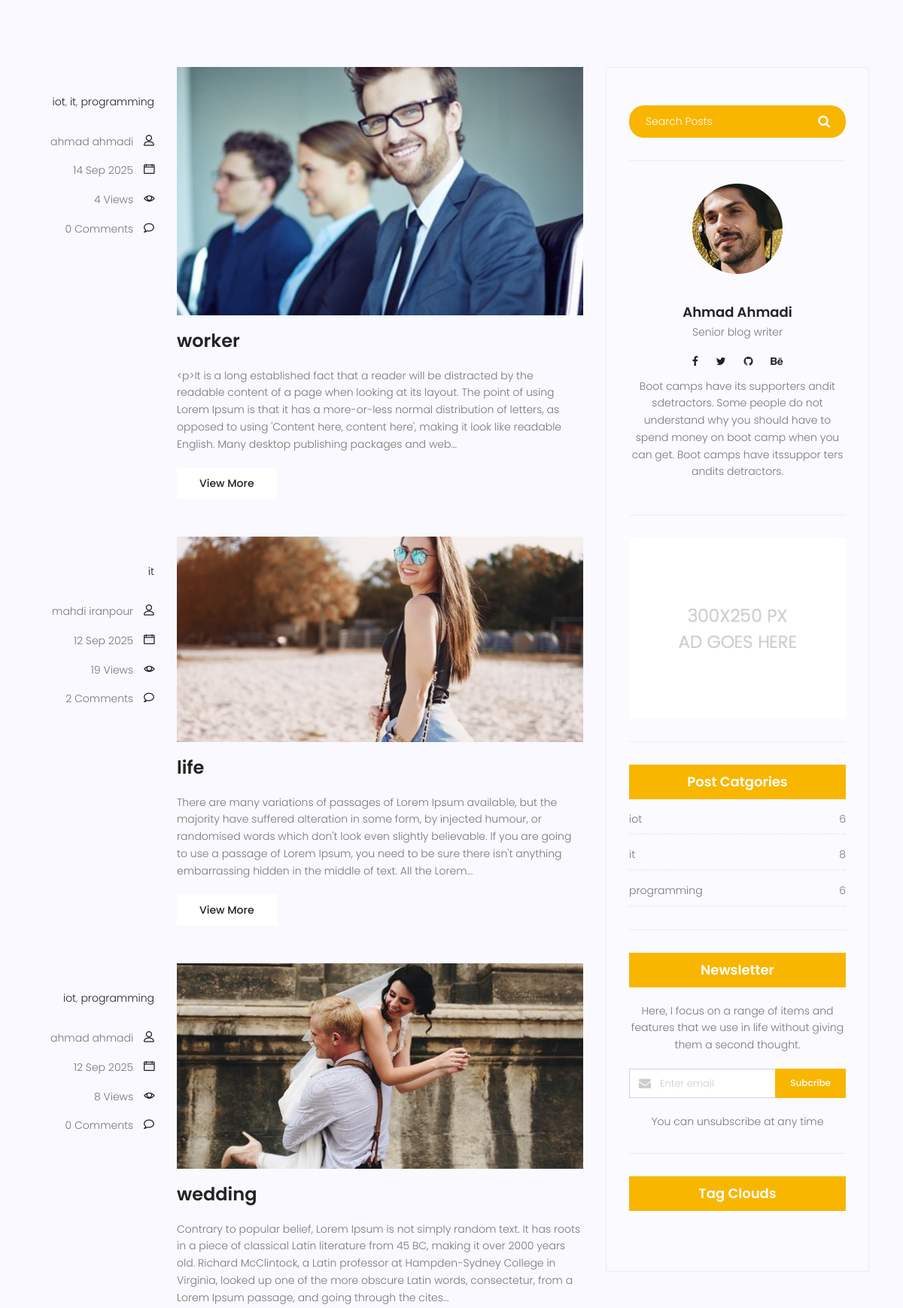
The page /blog/ (middle part) on the database as committed earlier.
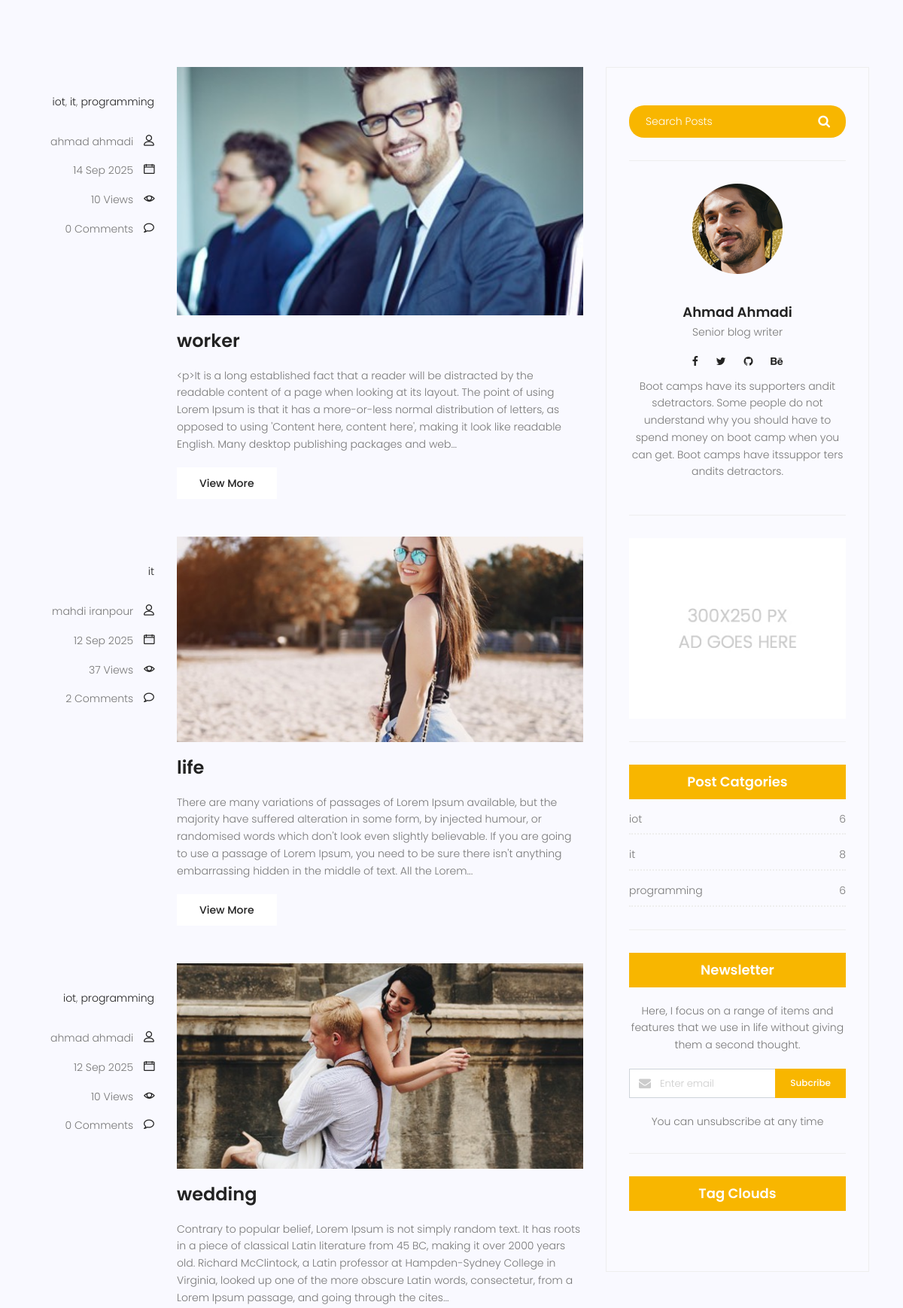
The same page on the database as committed later.
### blog/models.py (models this page shows, shortened)
class Category(models.Model):
        name = models.CharField(max_length=255)
        def __str__(self):
            return self.name

class Post(models.Model):
    image = models.ImageField(upload_to='blog/',default='blog/default.jpg')
    author = models.ForeignKey(User, on_delete=models.SET_NULL, null=True)
    title = models.CharField(max_length=255)
    content = models.TextField()
    tags = TaggableManager()
    category = models.ManyToManyField(Category)
    counted_views = models.IntegerField(default=0)
    status = models.BooleanField(default=False)
    published_date = models.DateTimeField(null=True)
    login_require = models.BooleanField(default=False)
    created_date = models.DateTimeField(auto_now_add=True)
    updated_date = models.DateTimeField(auto_now=True)
    class Meta:
        ordering = ['-created_date']

### blog/views.py (the view)
# urls.py: path('', blog_view, name='index'),
def blog_view(request, **kwargs):
    posts = Post.objects.filter(published_date__lte=timezone.now(), status=1).order_by('-published_date')
    if kwargs.get('cat_name') != None:
        posts = posts.filter(category__name=kwargs['cat_name'])
    if kwargs.get('author_username') != None:
        posts = posts.filter(author__username=kwargs['author_username'])
    if kwargs.get('tag_name') != None:
        posts = posts.filter(tags__name__in=[kwargs['tag_name']])
    posts = Paginator(posts, 3)
    try:
        page_number = request.GET.get('page')
        posts = posts.get_page(page_number)
    except PageNotAnInteger:
        posts = posts.get_page(1)
    except EmptyPage:
        posts = posts.get_page(1)
    context = {
        'posts': posts
    }
    return render(request, 'blog/blog-home.html', context)

### blog/templatetags/blog_tags.py (called while the page is built)
@register.simple_tag(name='comments_count')
def comments_count(pid):
    return Comment.objects.filter(post=pid, approved=True).count()

@register.inclusion_tag('blog/blog-post-categories.html')
def postcategories():
    posts = Post.objects.filter(status=1)
    categories = Category.objects.all()
    cat_dict = {}
    for name in categories:
        cat_dict[name] = posts.filter(category=name).count()
    return {'categories': cat_dict}

### blog/templatetags/excerpt_tags.py (called while the page is built)
@register.filter(name='excerpt')
def excerpt(value, num_words=30):
    if not isinstance(value, str):
        value = str(value)
    words = value.split()
    if len(words) <= num_words:
        return value
    return " ".join(words[:num_words]) + "..."

### templates/blog/blog-home.html (shortened to what this page needs)
{% extends 'base.html' %} {% load static %} {% load blog_tags %} {% load excerpt_tags %} {% block content %}
<section class="top-category-widget-area pt-90 pb-90">
</section>
<section class="post-content-area">
  <div class="container">
    <div class="row">
      <div class="col-lg-8 posts-list">
        {% for post in posts %}
        <div class="single-post row">
          <div class="col-lg-3 col-md-3 meta-details">
            <ul class="tags">
              {% for cat in post.category.all %}
              <li><a href="{% url 'blog:category' cat_name=cat.name %}">{{ cat.name }}</a>{%  if not forloop.last %}, {% endif %}</li>
              {% endfor %}
            </ul>
            <div class="user-details row">
              <p class="user-name col-lg-12 col-md-12 col-6">
                <a href="{% url 'blog:author' author_username=post.author.username %}">{{ post.author.get_full_name }}</a>
                <span class="lnr lnr-user"></span>
              </p>
              <p class="date col-lg-12 col-md-12 col-6">
                <a href="#">{{ post.published_date | date:"d M Y" }}</a>
                <span class="lnr lnr-calendar-full"></span>
              </p>
              <p class="view col-lg-12 col-md-12 col-6">
                <a href="#">{{ post.counted_views}} Views</a> <span class="lnr lnr-eye"></span>
              </p>
              <p class="comments col-lg-12 col-md-12 col-6">
                <a href="{% url 'blog:single' pid=post.id %}#comments">{% comments_count post.id %} Comments</a>
                <span class="lnr lnr-bubble"></span>
              </p>
            </div>
          </div>
          <div class="col-lg-9 col-md-9">
            <div class="feature-img">
              <img
                class="img-fluid"
                src="{{ post.image.url }}"
                alt=""
              />
            </div>
            <a class="posts-title" href="{% url 'blog:single' pid=post.id %}"
              ><h3>{{ post.title }}</h3></a
            >
            <p class="excert">
             {{ post.content|excerpt:60 }}
            </p>
            <a href="{% url 'blog:single' pid=post.id %}" class="primary-btn">View More</a>
          </div>
        </div>
        {% endfor %}
      </div>
      <div class="col-lg-4 sidebar-widgets">
        <div class="widget-wrap">
          {% include 'blog/blog-search.html' %}
          {% include 'blog/blog-writer.html' %}
          {% include 'blog/blog-ads.html' %}
          {% postcategories %}
          {% include 'blog/blog-newsletter.html' %}
          {% include 'blog/blog-tags.html' %}
        </div>
      </div>
    </div>
  </div>
</section>
{% endblock %}

### templates/base.html (shortened to what this page needs)
{% load static %}
<!DOCTYPE html>
<html lang="zxx" class="no-js">
  <head>
    <link rel="stylesheet" href="{% static 'css/linearicons.css' %}" />
    <link rel="stylesheet" href="{% static 'css/font-awesome.min.css' %}" />
    <link rel="stylesheet" href="{% static 'css/bootstrap.css' %}" />
    <link rel="stylesheet" href="{% static 'css/magnific-popup.css' %}" />
    <link rel="stylesheet" href="{% static 'css/jquery-ui.css' %}" />
    <link rel="stylesheet" href="{% static 'css/nice-select.css' %}" />
    <link rel="stylesheet" href="{% static 'css/animate.min.css' %}" />
    <link rel="stylesheet" href="{% static 'css/owl.carousel.css' %}" />
    <link rel="stylesheet" href="{% static 'css/main.css' %}" />
  </head>
  <body>
    {% block content %}
    {% endblock %}
  </body>
</html>

### templates/blog/blog-search.html
{% load static %}
<div class="single-sidebar-widget search-widget">
            <form class="search-form" action="{% url 'blog:search' %}" method="GET">
              <input
                placeholder="Search Posts"
                name="s"
                type="text"
                onfocus="this.placeholder = ''"
                onblur="this.placeholder = 'Search Posts'"
              />
              <button type="submit"><i class="fa fa-search"></i></button>
            </form>
          </div>

### templates/blog/blog-writer.html
{% load static %}
<div class="single-sidebar-widget user-info-widget">
            <img src="{% static 'img/blog/user-info.png' %}" alt="" />
            <a href="#"><h4>Ahmad Ahmadi</h4></a>
            <p>Senior blog writer</p>
            <ul class="social-links">
              <li>
                <a href="#"><i class="fa fa-facebook"></i></a>
              </li>
              <li>
                <a href="#"><i class="fa fa-twitter"></i></a>
              </li>
              <li>
                <a href="#"><i class="fa fa-github"></i></a>
              </li>
              <li>
                <a href="#"><i class="fa fa-behance"></i></a>
              </li>
            </ul>
            <p>
              Boot camps have its supporters andit sdetractors. Some people do
              not understand why you should have to spend money on boot camp
              when you can get. Boot camps have itssuppor ters andits
              detractors.
            </p>
          </div>

### templates/blog/blog-ads.html
{% load static %}
<div class="single-sidebar-widget ads-widget">
            <a href="#"
              ><img
                class="img-fluid"
                src="{% static 'img/blog/ads-banner.jpg' %}"
                alt=""
            /></a>
          </div>

### templates/blog/blog-post-categories.html
{% load static %}
<div class="single-sidebar-widget post-category-widget">
            <h4 class="category-title">Post Catgories</h4>
            <ul class="cat-list">
              {% for name,count in categories.items %}
              <li>
                <a href="{% url 'blog:category' cat_name=name %}" class="d-flex justify-content-between">
                  <p>{{name}}</p>
                  <p>{{count}}</p>
                </a>
              </li>
              {% endfor %}
            </ul>
          </div>

### templates/blog/blog-newsletter.html
{% load static %}
          <div class="single-sidebar-widget newsletter-widget">
            <h4 class="newsletter-title">Newsletter</h4>
            <p>
              Here, I focus on a range of items and features that we use in life
              without giving them a second thought.
            </p>
            <div class="form-group d-flex flex-row">
              <div class="col-autos">
                <div class="input-group">
                  <div class="input-group-prepend">
                    <div class="input-group-text">
                      <i class="fa fa-envelope" aria-hidden="true"></i>
                    </div>
                  </div>
                  <input
                    type="text"
                    class="form-control"
                    id="inlineFormInputGroup"
                    placeholder="Enter email"
                    onfocus="this.placeholder = ''"
                    onblur="this.placeholder = 'Enter email'"
                  />
                </div>
              </div>
              <a href="#" class="bbtns">Subcribe</a>
            </div>
            <p class="text-bottom">You can unsubscribe at any time</p>
          </div>

### templates/blog/blog-tags.html (shortened to what this page needs)
{% load static %}
<div class="single-sidebar-widget tag-cloud-widget">
            <h4 class="tagcloud-title">Tag Clouds</h4>
          </div>

Rows that differ between the two databases and show on the page:
changed Post "worker": counted_views "4" → "10"
changed Post "life": counted_views "19" → "37"
changed Post "wedding": counted_views "8" → "10"
